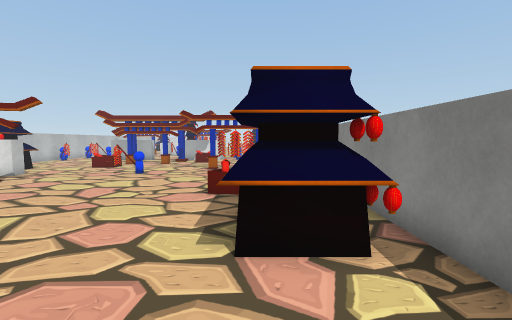
view 1 (above)

22 first-person views from a walk through a scene from a Unity 3-D project. The camera is 1.5 m above the floor, tilts 4° down and sees 85° across. The floor is counted in squares, 1 m on a side. Each view is taken from the middle of a square. On the plan, view 1 faces up. The plan holds only what a view shows up to about 14 squares ahead; the rest is blank. The place goes on beyond the plan. The player is left out. Some surface patterns are stand-ins.

view 2
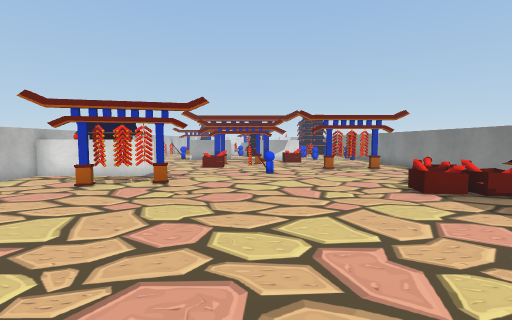

view 3
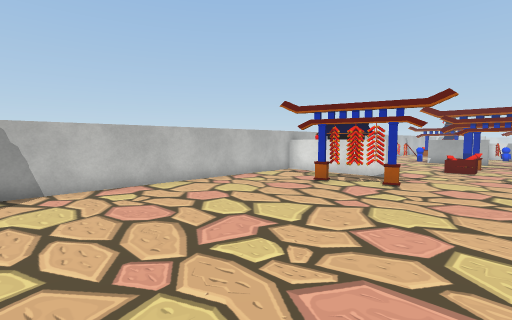

view 4
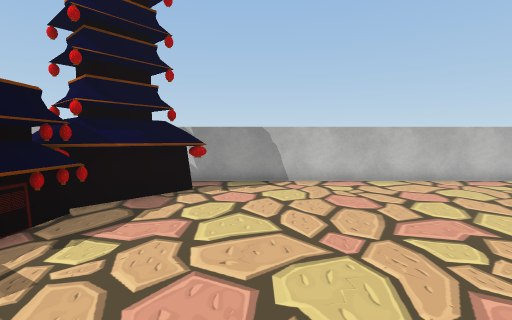

view 5
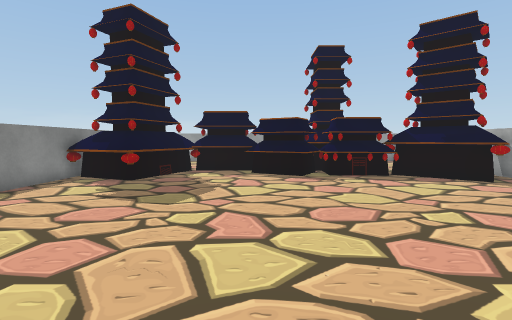

view 6
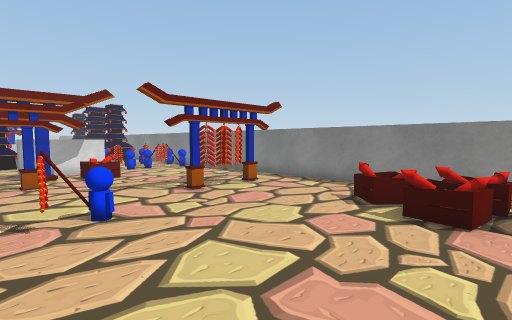

view 7
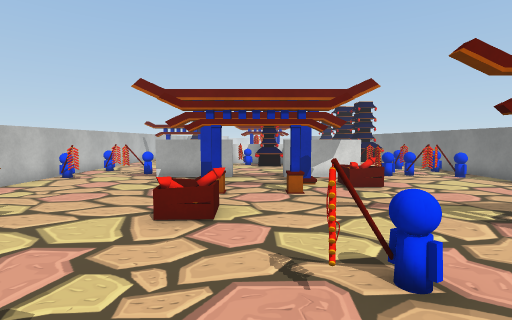

view 8
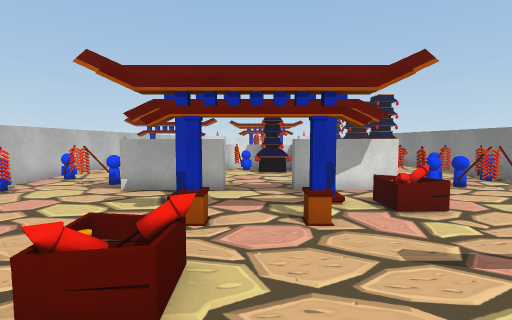

view 9
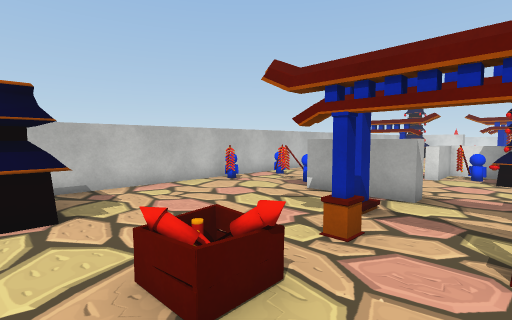

view 10
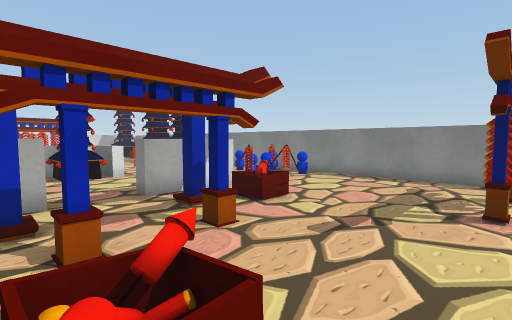

view 11
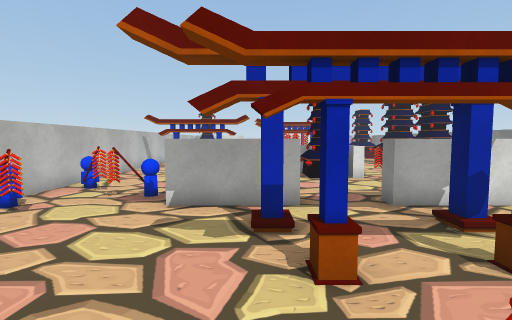

view 12
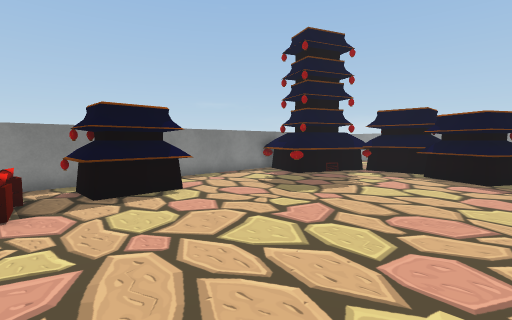

view 13
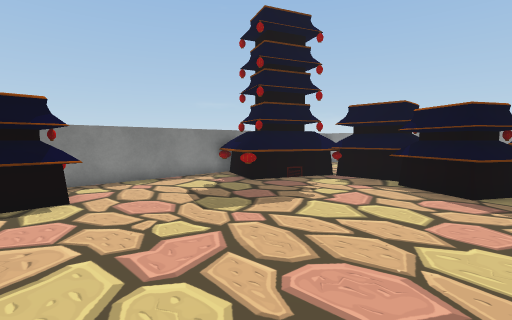

view 14
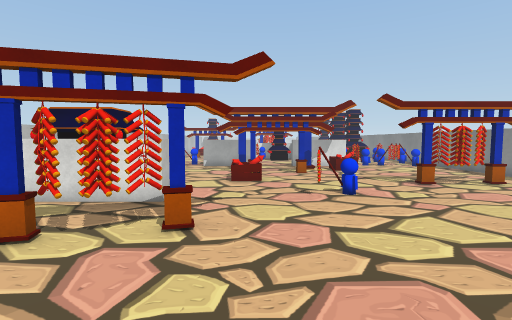

view 15
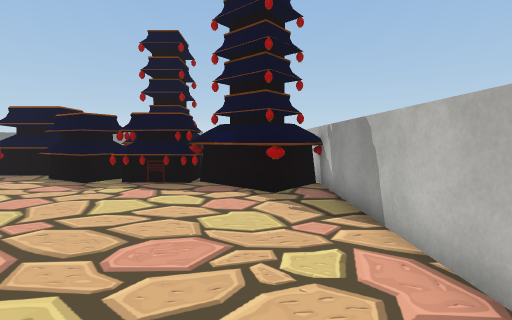

view 16
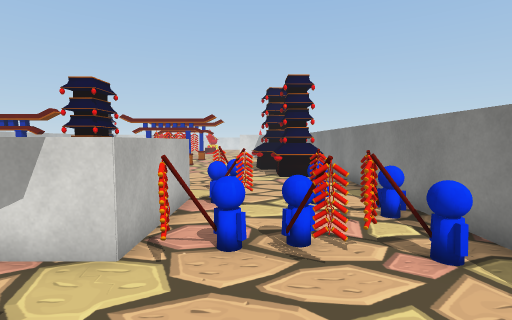

view 17
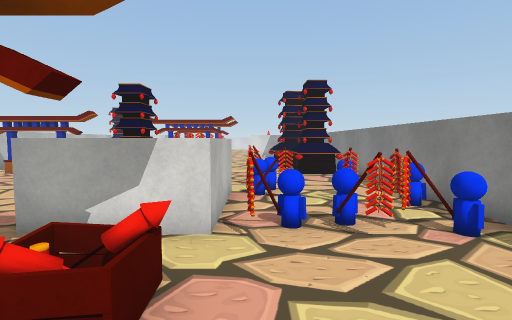

view 18
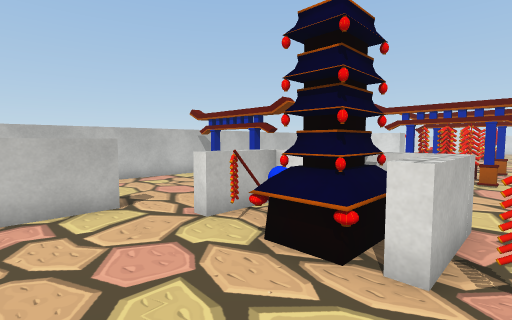

view 19
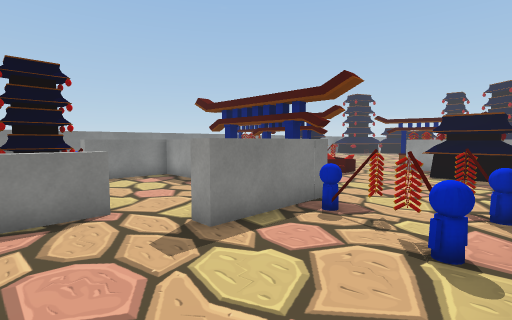

view 20
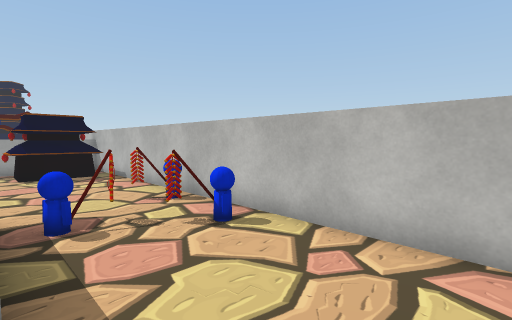

view 21
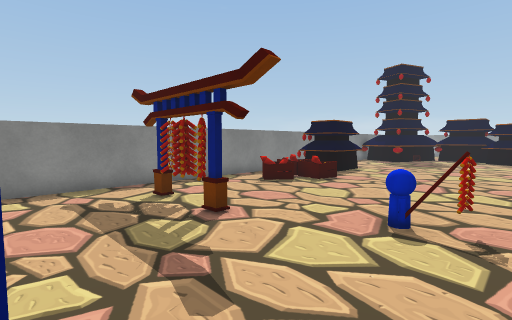

view 22
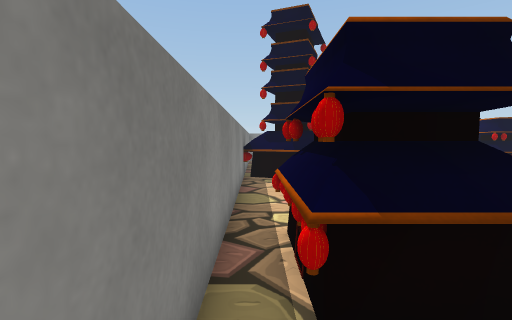

### Floor plan
Key: @ floor where view 1 was taken; # wall or solid block; x gap in a wall; . floor; ^ raised ledge; H house; T trap; I thing the floor can be seen under or through; O other object.
Columns run from 16 left of view 1 to 3 right of it. Each row starts with its distance up from view 1.
 28 #......^^OOO.......#
 27 #......^TTOO.......#
 26 #........OOOTTT....#
 25 #....#.......#T.T..#
 24 #.T..#.......#TTT.T#
 23 #.T.T#.......# ..T.#
 22 #..T.####..###TTTT.#
 21 #TT...........T.TT.#
 20 #......#...#.O.....#
 19 #...........OO.....#
 18 #.......#.#........#
 17 #..................#
 16 #......OO..........#
 15 #.HHH...O.....III..#
 14 #.HHH..............#
 13 ##HHH.....TT.......#
 12 ######.............#
 11 #..................#
 10 #......#........OO.#
  9 #....x#........OO..#
  8 #..............OOO.#
  7 #..................#
  6 #...............HH.#
  5 #...............HH.#
  4 #...............HH.#
  3 #................H.#
  2 #..................#
  1 #..................#
  0 #...............@..#
 -1 #..................#
 -2 #.HH............H..#
 -3 ##HHH..........HHHH#
 -4  HHHHHHHHHH....HHHH#
 -5  # HHHHHHHHH...HHHH

Where each view was taken, in squares from view 1:
view 1: 0 up, 0 right, facing up
view 2: 0 up, 6 left, facing up
view 3: 0 up, 6 left, facing up-left
view 4: 0 up, 5 left, facing left
view 5: 8 up, 5 left, facing down
view 6: 7 up, 7 left, facing up-right
view 7: 10 up, 7 left, facing up
view 8: 13 up, 7 left, facing up
view 9: 14 up, 6 left, facing up-left
view 10: 14 up, 9 left, facing up-right
view 11: 15 up, 9 left, facing up
view 12: 8 up, 8 left, facing down-right
view 13: 5 up, 8 left, facing down-right
view 14: 5 up, 8 left, facing up
view 15: 6 up, 13 left, facing down
view 16: 18 up, 1 left, facing up
view 17: 17 up, 2 left, facing up
view 18: 23 up, 4 left, facing up-left
view 19: 28 up, 15 left, facing down-right
view 20: 28 up, 11 left, facing down-left
view 21: 18 up, 7 left, facing down-right
view 22: 8 up, 2 right, facing down
